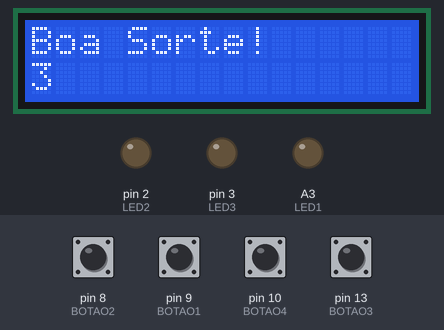
This sketch was run on a simulated Arduino Uno, built with avr-gcc and run on an emulated ATmega328P. Shown: 16×2 character LCD, output pins drawn as LEDs (lit = HIGH). The inputs (shaded band) are chosen by the test bench; at power-on: pin 8 (BOTAO2), pin 9 (BOTAO1), pin 10 (BOTAO4), pin 13 (BOTAO3) HIGH. Random numbers use the default seed unless the sketch sets one.

Above: at 1.1 s.
At 13.23 s:
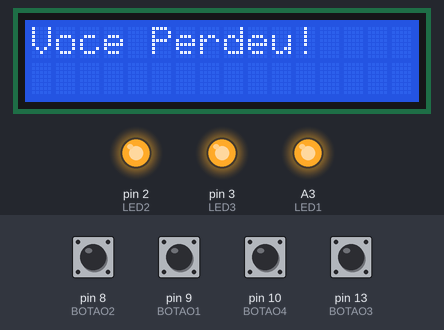
13.4 s: pin 10 (BOTAO4) pulled LOW for 2.4 s
At 15.6 s:
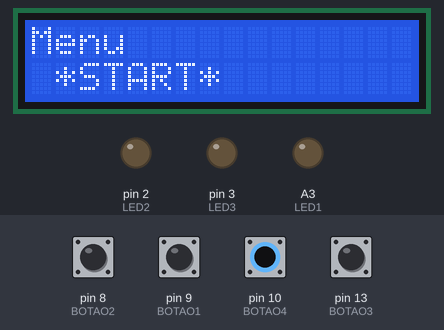
Timing chart, 0 to 23.3 s (numbered marks = the images above; inputs shaded):
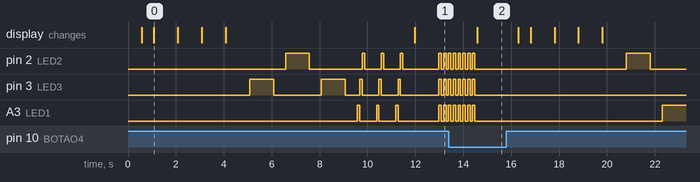

Measured:
- what the display in image 0 shows lasts 1.0 s, from 1.1 s to 2.1 s

The sketch:

Memory_Game.ino
```cpp
//Carrega a biblioteca LiquidCrystal
  #include <LiquidCrystal.h>

//Define os pinos que serão utilizados para ligação ao display
  LiquidCrystal lcd(12, 11, 7, 6, 5, 4);


//Definindo as variáveis LED
  int LED1 = A3;
  int LED2 = 2;
  int LED3 = 3;

//Definindo as variáveis BOTAO
  int BOTAO1 = 9;
  int BOTAO2 = 8;
  int BOTAO3 = 13;
  int BOTAO4 = 10;

//variáveis auxiliares
  int nivel;                                                    // dificuldade do jogo
  char *aux2[]= {"Iniciar", "Dificuldade", "Pontuacao"};        // menu
  int aux3;                                                     //LEDs aleatorios
  int aux4;
  char *aux5[] = {"LED1 = HIGH","LED2 = HIGH","LED3 = HIGH"};   // comparação das respostas


  void setup(){

  //Define o número de colunas e linhas do LCD
    lcd.begin(16, 2);

  //Setando os pinos
    pinMode (LED1, OUTPUT);
    pinMode (LED2, OUTPUT);
    pinMode (LED3, OUTPUT);
    pinMode (BOTAO1, INPUT_PULLUP);
    pinMode (BOTAO2, INPUT_PULLUP);
    pinMode (BOTAO3, INPUT_PULLUP);
    pinMode (BOTAO4, INPUT_PULLUP);

  //Inicializa a serial
    Serial.begin(9600);

  //Fonte dos números aleatórios
    randomSeed(analogRead(0));

  }//fim do setup


  void loop(){

  //Valores das variáveis
    nivel = 3; // "3" é o nivel fácil, é o padrão
    aux3 = 0; //LEDs aleatorios


  //MENU NO DISPLAY 16X2

    //menu inicial
    lcd.clear();          //Limpa a tela
    lcd.setCursor(0,0);   //Posiciona o cursor na coluna 3, linha 0;
    lcd.print("Menu");    //Envia o texto entre aspas para o LCD
    lcd.setCursor(0,1);
    lcd.print(" *START* ");

    while(digitalRead(BOTAO4) == LOW){} //espera você pressionar o BOTAO4 para mostrar a próxima página do menu
    delay(500);

    //menu para selecionar a dificuldade
    lcd.clear();
    lcd.setCursor(0,0);
    lcd.print("Menu");
    lcd.setCursor(0,1);
    lcd.print(" Dificuldade > ");

    while(digitalRead(BOTAO4) == LOW){}
    delay(500);

    while(digitalRead(BOTAO4) == LOW){
      lcd.clear();
      lcd.setCursor(0,0);
      lcd.print("FAC   MED   DIF");

      while(digitalRead(BOTAO4) == LOW){
          if(digitalRead(BOTAO1) == HIGH){
              nivel = 3;
              lcd.setCursor(0,1);
              lcd.print("FACIL");
               delay(1000);
          }

          if(digitalRead(BOTAO2) == HIGH){
              nivel = 5;
              lcd.setCursor(0,1);
              lcd.print("MEDIO");
              delay(1000);
          }

          if(digitalRead(BOTAO3) == HIGH){
              nivel = 8;
              lcd.setCursor(0,1);
              lcd.print("DIFICIL");
              delay(1000);
          }  // fim do if

      }  //fim do while

  }  //fim do while

    //Menu após escolher a dificuldade
    lcd.clear();
    lcd.setCursor(0,0);
    lcd.print("Boa Sorte!");
    lcd.setCursor(0,1);
    lcd.print("3");
    delay(1000);
    lcd.print("2");
    delay(1000);
    lcd.print("1");
    delay(1000);
    lcd.print("COMECOU");


    //variaveis dependentes do nivel
      char *aux6[nivel];
      char *aux7[nivel];


    //Gerar sequencias aleatórias de LEDs
      delay(1000);

      for(aux3 = 0; aux3 < nivel; aux3++){

        aux4 = random(3);

        if(aux4 == 0){
            digitalWrite(LED1, HIGH);
            delay(1000);
            digitalWrite(LED1, LOW);
            delay(500);
        }

        if(aux4 == 1){
            digitalWrite(LED2, HIGH);
            delay(1000);
            digitalWrite(LED2, LOW);
            delay(500);
        }

        if(aux4 == 2){
            digitalWrite(LED3, HIGH);
            delay(1000);
            digitalWrite(LED3, LOW);
            delay(500);
        }

        aux6[aux3] = aux5[aux4];
      }


    //Receber e armazenar os valores dos Botoes
      for(int i = 0; i < nivel; i++){

        do{ }
        while(digitalRead(BOTAO1) == LOW && digitalRead(BOTAO2) == LOW && digitalRead(BOTAO3) == LOW);


        if(digitalRead(BOTAO1) == HIGH){
           digitalWrite(LED1, HIGH);
           delay(100);
           digitalWrite(LED1, LOW);
           aux7[i] = "LED1 = HIGH";
        }

        if(digitalRead(BOTAO3) == HIGH){
           digitalWrite(LED3, HIGH);
           delay(100);
           digitalWrite(LED3, LOW);
           aux7[i] = "LED3 = HIGH";
        }

        if(digitalRead(BOTAO2) == HIGH){
           digitalWrite(LED2, HIGH);
           delay(100);
           digitalWrite(LED2, LOW);
           aux7[i] = "LED2 = HIGH";
        }

       delay(500);

     }//fim for


    //Comparação entre os LEDs acendidos e os Botões pressionados
       if(nivel == 3){
           if(aux7[0] == aux6[0] && aux7[1] == aux6[1] && aux7[2] == aux6[2]){
              lcd.clear();
              lcd.setCursor(0,0);
              lcd.print("Voce Ganhou!");}

           else{
              lcd.clear();
              lcd.setCursor(0,0);
              lcd.print("Voce Perdeu!");;
           }
       }

       if(nivel == 5){
           if(aux7[0] == aux6[0] && aux7[1] == aux6[1] && aux7[2] == aux6[2] && aux7[3] == aux6[3] && aux7[4] == aux6[4]){
              lcd.clear();
              lcd.setCursor(0,0);
              lcd.print("Voce Ganhou!");}

           else{
              lcd.clear();
              lcd.setCursor(0,0);
              lcd.print("Voce Perdeu!");;
           }
       }

       if(nivel == 8){
           if(aux7[0] == aux6[0] && aux7[1] == aux6[1] && aux7[2] == aux6[2] && aux7[3] == aux6[3] && aux7[4] == aux6[4] && aux7[5] == aux6[5] && aux7[6] == aux6[6] && aux7[7] == aux6[7]){
              lcd.clear();
              lcd.setCursor(0,0);
              lcd.print("Voce Ganhou!");}

           else{
              lcd.clear();
              lcd.setCursor(0,0);
              lcd.print("Voce Perdeu!");;
           }
       }


    //Indicador de finalização da rodada
      int i2;
      delay(1000);

      for( i2 = 0;  i2 < 8; i2++){
          digitalWrite(LED1, HIGH);
          digitalWrite(LED2, HIGH);
          digitalWrite(LED3, HIGH);
          delay(100);
          digitalWrite(LED1, LOW);
          digitalWrite(LED2, LOW);
          digitalWrite(LED3, LOW);
          delay(100);
      }


}// fim do loop
```
